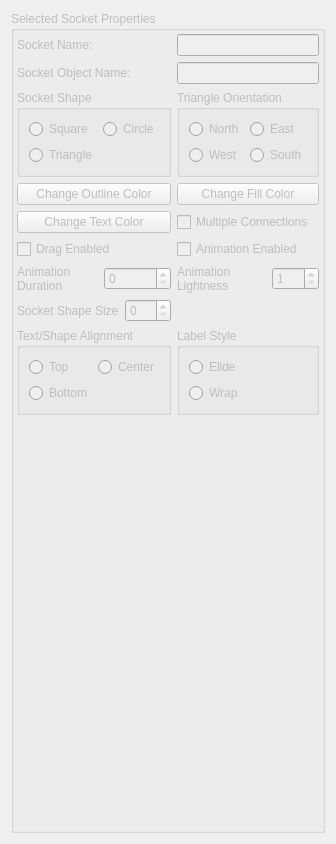
            <widget class="QWidget" name="scrollAreaWidgetContents_3">
             <property name="geometry">
              <rect>
               <x>0</x>
               <y>0</y>
               <width>324</width>
               <height>844</height>
              </rect>
             </property>
             <layout class="QVBoxLayout" name="verticalLayout_6">
              <item>
               <widget class="QGroupBox" name="socketGroupBox">
                <property name="enabled">
                 <bool>false</bool>
                </property>
                <property name="sizePolicy">
                 <sizepolicy hsizetype="Preferred" vsizetype="Preferred">
                  <horstretch>0</horstretch>
                  <verstretch>0</verstretch>
                 </sizepolicy>
                </property>
                <property name="title">
                 <string>Selected Socket Properties</string>
                </property>
                <layout class="QGridLayout" name="gridLayout_7">
                 <property name="margin">
                  <number>3</number>
                 </property>
                 <item row="8" column="0">
                  <widget class="QGroupBox" name="TextAlignment">
                   <property name="title">
                    <string>Text/Shape Alignment</string>
                   </property>
                   <layout class="QGridLayout" name="gridLayout_15">
                    <item row="0" column="0">
                     <widget class="QRadioButton" name="topAlignmentRadioBtn">
                      <property name="text">
                       <string>Top</string>
                      </property>
                     </widget>
                    </item>
                    <item row="0" column="1">
                     <widget class="QRadioButton" name="centerAlignmentRadioBtn">
                      <property name="text">
                       <string>Center</string>
                      </property>
                     </widget>
                    </item>
                    <item row="1" column="0">
                     <widget class="QRadioButton" name="bottomAlignmentRadioBtn">
                      <property name="text">
                       <string>Bottom</string>
                      </property>
                     </widget>
                    </item>
                   </layout>
                  </widget>
                 </item>
                 <item row="2" column="1">
                  <widget class="QGroupBox" name="triangleOrientationBox">
                   <property name="title">
                    <string>Triangle Orientation</string>
                   </property>
                   <layout class="QGridLayout" name="gridLayout_11">
                    <item row="1" column="0">
                     <widget class="QRadioButton" name="westRadioBtn">
                      <property name="sizePolicy">
                       <sizepolicy hsizetype="Minimum" vsizetype="Maximum">
                        <horstretch>0</horstretch>
                        <verstretch>0</verstretch>
                       </sizepolicy>
                      </property>
                      <property name="text">
                       <string>West</string>
                      </property>
                     </widget>
                    </item>
                    <item row="0" column="0">
                     <widget class="QRadioButton" name="northRadioBtn">
                      <property name="sizePolicy">
                       <sizepolicy hsizetype="Minimum" vsizetype="Maximum">
                        <horstretch>0</horstretch>
                        <verstretch>0</verstretch>
                       </sizepolicy>
                      </property>
                      <property name="text">
                       <string>North</string>
                      </property>
                     </widget>
                    </item>
                    <item row="0" column="1">
                     <widget class="QRadioButton" name="eastRadioBtn">
                      <property name="sizePolicy">
                       <sizepolicy hsizetype="Minimum" vsizetype="Maximum">
                        <horstretch>0</horstretch>
                        <verstretch>0</verstretch>
                       </sizepolicy>
                      </property>
                      <property name="text">
                       <string>East</string>
                      </property>
                     </widget>
                    </item>
                    <item row="1" column="1">
                     <widget class="QRadioButton" name="southRadioBtn">
                      <property name="sizePolicy">
                       <sizepolicy hsizetype="Minimum" vsizetype="Maximum">
                        <horstretch>0</horstretch>
                        <verstretch>0</verstretch>
                       </sizepolicy>
                      </property>
                      <property name="text">
                       <string>South</string>
                      </property>
                     </widget>
                    </item>
                   </layout>
                  </widget>
                 </item>
                 <item row="2" column="0">
                  <widget class="QGroupBox" name="socketShapeBox">
                   <property name="title">
                    <string>Socket Shape</string>
                   </property>
                   <layout class="QGridLayout" name="gridLayout_10">
                    <item row="0" column="1">
                     <widget class="QRadioButton" name="squareRadioBtn">
                      <property name="sizePolicy">
                       <sizepolicy hsizetype="Minimum" vsizetype="Maximum">
                        <horstretch>0</horstretch>
                        <verstretch>0</verstretch>
                       </sizepolicy>
                      </property>
                      <property name="text">
                       <string>Square</string>
                      </property>
                     </widget>
                    </item>
                    <item row="0" column="2">
                     <widget class="QRadioButton" name="circleRadioBtn">
                      <property name="sizePolicy">
                       <sizepolicy hsizetype="Minimum" vsizetype="Maximum">
                        <horstretch>0</horstretch>
                        <verstretch>0</verstretch>
                       </sizepolicy>
                      </property>
                      <property name="text">
                       <string>Circle</string>
                      </property>
                     </widget>
                    </item>
                    <item row="3" column="1">
                     <widget class="QRadioButton" name="triangleRadioBtn">
                      <property name="sizePolicy">
                       <sizepolicy hsizetype="Minimum" vsizetype="Maximum">
                        <horstretch>0</horstretch>
                        <verstretch>0</verstretch>
                       </sizepolicy>
                      </property>
                      <property name="text">
                       <string>Triangle</string>
                      </property>
                     </widget>
                    </item>
                   </layout>
                  </widget>
                 </item>
                 <item row="4" column="0">
                  <widget class="QPushButton" name="changeTextColorBtn">
                   <property name="text">
                    <string>Change Text Color</string>
                   </property>
                  </widget>
                 </item>
                 <item row="0" column="1">
                  <widget class="QLineEdit" name="socketNameEdit">
                   <property name="sizePolicy">
                    <sizepolicy hsizetype="Expanding" vsizetype="Fixed">
                     <horstretch>0</horstretch>
                     <verstretch>0</verstretch>
                    </sizepolicy>
                   </property>
                  </widget>
                 </item>
                 <item row="4" column="1">
                  <widget class="QCheckBox" name="multipleConnectionsCheckBox">
                   <property name="text">
                    <string>Multiple Connections</string>
                   </property>
                  </widget>
                 </item>
                 <item row="3" column="1">
                  <widget class="QPushButton" name="changeFillColorBtn">
                   <property name="text">
                    <string>Change Fill Color</string>
                   </property>
                  </widget>
                 </item>
                 <item row="0" column="0">
                  <widget class="QLabel" name="socketNameLabel">
                   <property name="text">
                    <string>Socket Name:</string>
                   </property>
                  </widget>
                 </item>
                 <item row="3" column="0">
                  <widget class="QPushButton" name="changeOutlineColorBtn">
                   <property name="text">
                    <string>Change Outline Color</string>
                   </property>
                  </widget>
                 </item>
                 <item row="5" column="1">
                  <widget class="QCheckBox" name="animationEnabledBox">
                   <property name="text">
                    <string>Animation Enabled</string>
                   </property>
                  </widget>
                 </item>
                 <item row="6" column="1">
                  <layout class="QHBoxLayout" name="horizontalLayout_10">
                   <property name="margin">
                    <number>0</number>
                   </property>
                   <item>
                    <widget class="QLabel" name="animationLightnessLabel">
                     <property name="text">
                      <string>Animation Lightness</string>
                     </property>
                     <property name="wordWrap">
                      <bool>true</bool>
                     </property>
                    </widget>
                   </item>
                   <item>
                    <widget class="QSpinBox" name="animationLightnessBox">
                     <property name="minimum">
                      <number>1</number>
                     </property>
                     <property name="maximum">
                      <number>500</number>
                     </property>
                    </widget>
                   </item>
                  </layout>
                 </item>
                 <item row="6" column="0">
                  <layout class="QHBoxLayout" name="horizontalLayout_9">
                   <property name="margin">
                    <number>0</number>
                   </property>
                   <item>
                    <widget class="QLabel" name="animationDurationLabel">
                     <property name="text">
                      <string>Animation Duration</string>
                     </property>
                     <property name="wordWrap">
                      <bool>true</bool>
                     </property>
                    </widget>
                   </item>
                   <item>
                    <widget class="QSpinBox" name="animationDurationBox">
                     <property name="maximum">
                      <number>1000000</number>
                     </property>
                     <property name="singleStep">
                      <number>10</number>
                     </property>
                    </widget>
                   </item>
                  </layout>
                 </item>
                 <item row="9" column="0">
                  <spacer name="verticalSpacer">
                   <property name="orientation">
                    <enum>Qt::Vertical</enum>
                   </property>
                   <property name="sizeHint" stdset="0">
                    <size>
                     <width>20</width>
                     <height>40</height>
                    </size>
                   </property>
                  </spacer>
                 </item>
                 <item row="1" column="1">
                  <widget class="QLineEdit" name="socketObjectNameEdit"/>
                 </item>
                 <item row="1" column="0">
                  <widget class="QLabel" name="socketObjectNameLabel">
                   <property name="text">
                    <string>Socket Object Name:</string>
                   </property>
                  </widget>
                 </item>
                 <item row="7" column="0">
                  <layout class="QHBoxLayout" name="horizontalLayout_7">
                   <property name="margin">
                    <number>0</number>
                   </property>
                   <item>
                    <widget class="QLabel" name="SocketShapeSizeLabel">
                     <property name="text">
                      <string>Socket Shape Size</string>
                     </property>
                     <property name="wordWrap">
                      <bool>true</bool>
                     </property>
                    </widget>
                   </item>
                   <item>
                    <widget class="QSpinBox" name="socketShapeSizeBox"/>
                   </item>
                  </layout>
                 </item>
                 <item row="5" column="0">
                  <widget class="QCheckBox" name="dragEnabledCheckBox">
                   <property name="text">
                    <string>Drag Enabled</string>
                   </property>
                  </widget>
                 </item>
                 <item row="8" column="1">
                  <widget class="QGroupBox" name="labelStyleGroupBox">
                   <property name="title">
                    <string>Label Style</string>
                   </property>
                   <layout class="QGridLayout" name="gridLayout_16">
                    <item row="0" column="0">
                     <widget class="QRadioButton" name="elideRadioBtn">
                      <property name="text">
                       <string>Elide</string>
                      </property>
                     </widget>
                    </item>
                    <item row="1" column="0">
                     <widget class="QRadioButton" name="wrapRadioBtn">
                      <property name="text">
                       <string>Wrap</string>
                      </property>
                     </widget>
                    </item>
                   </layout>
                  </widget>
                 </item>
                </layout>
               </widget>
              </item>
             </layout>
            </widget>
